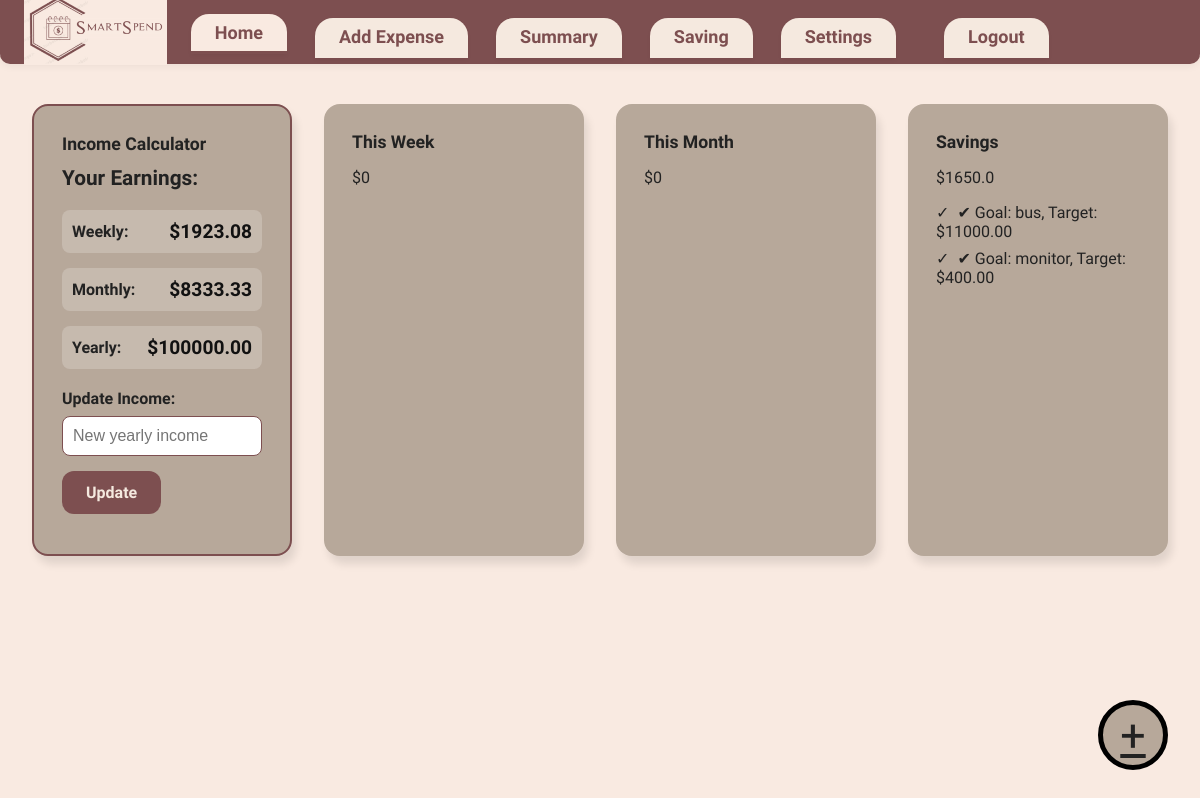
/home, run on an earlier commit of the app's database.
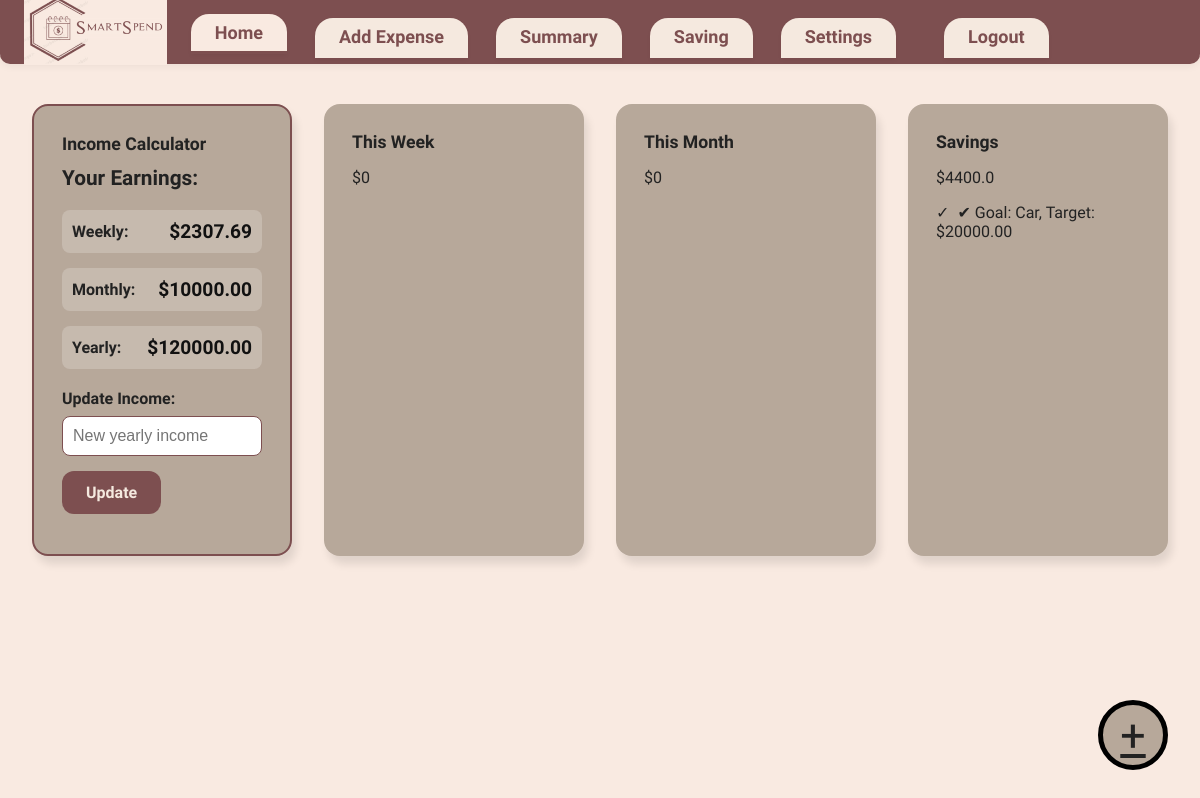
And on a later commit of the database.
### tables this page shows
CREATE TABLE Income (
                        id INTEGER PRIMARY KEY AUTOINCREMENT,
                        yearly REAL,
                        monthly REAL,
                        weekly REAL
                    );

CREATE TABLE Goals (
                        id INTEGER PRIMARY KEY AUTOINCREMENT,
                        name TEXT,
                        target_amount REAL,
                        is_active BOOLEAN,
                        created_at TEXT,
                        updated_at TEXT
                    );

### app.py (the view)
@app.route('/home')
def home():
    with db_manager.connect() as conn:
        c = conn.cursor()
        c.execute('SELECT yearly FROM Income ORDER BY id DESC LIMIT 1')
        result = c.fetchone()
        yearly = result[0] if result else None
        monthly = round(yearly / 12, 2) if yearly else None
        weekly = round(yearly / 52, 2) if yearly else None
        c.execute('''
            SELECT 'week' as period, SUM(amount) as total
            FROM Expenses
            WHERE date >= date("now", "-7 day") AND category != "saving"
            UNION ALL
            SELECT 'month' as period, SUM(amount) as total
            FROM Expenses
            WHERE strftime("%Y-%m", date) = strftime("%Y-%m", "now") AND category != "saving"
        ''')
        period_totals = c.fetchall()
        total_week = period_totals[0][1] or 0 if len(period_totals) > 0 else 0
        total_month = period_totals[1][1] or 0 if len(period_totals) > 1 else 0
        c.execute('SELECT SUM(amount) FROM Expenses WHERE category = "saving"')
        total_saved = c.fetchone()[0] or 0
        c.execute('''
            SELECT 'week' as period, category, SUM(amount) as total
            FROM Expenses
            WHERE date >= date("now", "-7 day") AND category != "saving"
            GROUP BY category
            UNION ALL
            SELECT 'month' as period, category, SUM(amount) as total
            FROM Expenses
            WHERE strftime("%Y-%m", date) = strftime("%Y-%m", "now") AND category != "saving"
            GROUP BY category
        ''')
        all_category_summaries = c.fetchall()
        week_category_summary = [(cat, total) for period, cat, total in all_category_summaries if period == 'week']
        month_category_summary = [(cat, total) for period, cat, total in all_category_summaries if period == 'month']
        c.execute('SELECT name, target_amount FROM Goals WHERE is_active = 1 LIMIT 1')
        active_goal = c.fetchone()
        active_goal_name = active_goal[0] if active_goal else None
        active_goal_target = active_goal[1] if active_goal else None
        c.execute('SELECT name, target_amount FROM Goals')
        all_goals = c.fetchall()
    return render_template('home.html', yearly=yearly, monthly=monthly, weekly=weekly,
                           total_week=total_week, total_month=total_month, total_saved=total_saved,
                           week_category_summary=week_category_summary,
                           month_category_summary=month_category_summary,
                           active_goal_name=active_goal_name,
                           active_goal_target=active_goal_target,
                           all_goals=all_goals)

### app.py (called while the page is built)
    @contextmanager
    def connect(self):
        if not hasattr(self._local, 'connection'):
            self._local.connection = sqlite3.connect(self.db_name, check_same_thread=False)
            self._local.connection.row_factory = sqlite3.Row
        try:
            yield self._local.connection
        except Exception:
            self._local.connection.rollback()
            raise
        else:
            self._local.connection.commit()

### templates/home.html (shortened to what this page needs)
<!DOCTYPE html>
<html lang="en">
<head>
  <link rel="stylesheet" href="{{ url_for('static', filename='home.css') }}">
</head>
<body>
    <header class="navbar">
        <img src="{{ url_for('static', filename='logo.png') }}" alt="SmartSpend Logo" class="nav-logo">
    <nav>
        <a href="/home" class="active">Home</a>
        <a href="/add" >Add Expense</a>
        <a href="/summary">Summary</a>
        <a href="/saving">Saving</a>
        <a href="/settings">Settings</a>
        <a href="/logout" style="float: right; margin-left: 20px;">Logout</a>
    </nav>
    </header>
    <main>
    <div class="dashboard">
      <section class="card income-calculator">
        <h2>Income Calculator</h2>
        {% if yearly %}
        <div class="income-display">
          <h3>Your Earnings:</h3>
          <div class="earnings-grid">
            <div class="earning-item">
              <span class="earning-label">Weekly:</span>
              <span class="earning-value">${{ "%.2f"|format(weekly) }}</span>
            </div>
            <div class="earning-item">
              <span class="earning-label">Monthly:</span>
              <span class="earning-value">${{ "%.2f"|format(monthly) }}</span>
            </div>
            <div class="earning-item">
              <span class="earning-label">Yearly:</span>
              <span class="earning-value">${{ "%.2f"|format(yearly) }}</span>
            </div>
          </div>
          <form action="/update-income" method="POST" style="margin-top: 20px;">
            <label for="new-income">Update Income:</label>
            <input type="number" name="income" id="new-income" placeholder="New yearly income" required>
            <button type="submit" class="save-btn">Update</button>
          </form>
        </div>
        {% else %}
        <form action="/set-income" method="POST" class="income-form">
          <label for="yearly-income">Enter Your Yearly Income:</label>
          <input type="number" name="income" id="yearly-income" placeholder="e.g., 50000" step="0.01" required>
          <button type="submit" class="save-btn">Save Income</button>
        </form>
        {% endif %}
      </section>
      <section class="card">
        <h2>This Week</h2>
        <p>${{ total_week }}</p>
      </section>
      <section class="card">
        <h2>This Month</h2>
        <p>${{ total_month }}</p>
      </section>
      <section class="card">
        <h2>Savings</h2>
        <p>${{ total_saved }}</p>
        {% if all_goals %}
        <ul class="category-summary">
            {% for goal in all_goals %}
            <li>✔ Goal: {{ goal[0] }}, Target: ${{ "%.2f"|format(goal[1]) }}</li>
            {% endfor %}
        </ul>
        {% endif %}
      </section>
    <a href="/add" class="floating-btn">+</a>
  </main>
</body>
</html>

What changed in the data, as far as the page shows it:
removed Goals: name "monitor", target_amount "400.00"
changed Income: yearly "100000.00" → "120000.00"
changed Goals: name "bus" → "Car"; target_amount "11000.00" → "20000.00"
Also different on the page:
{{ "%.2f"|format(weekly) }}: "1923.08" → "2307.69"
{{ "%.2f"|format(monthly) }}: "8333.33" → "10000.00"
{{ total_saved }}: "1650.0" → "4400.0"
